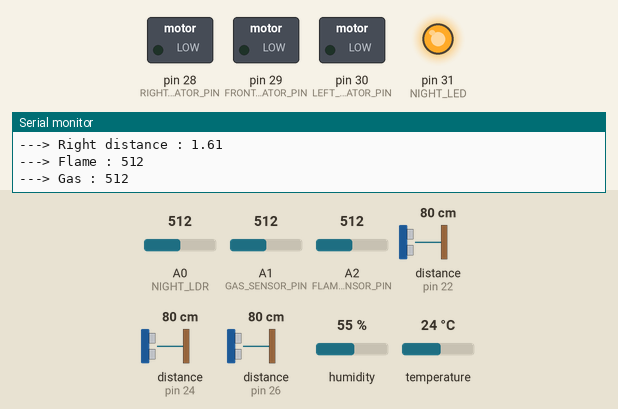
This sketch was run on a simulated Arduino Mega 2560, built with avr-gcc and run on an emulated ATmega2560. Shown: switched loads named in the sketch (green lamp = pin HIGH), output pins drawn as LEDs (lit = HIGH), the last lines printed to the serial monitor. Wiring (inferred from the names in the program): 3 × ultrasonic range finder: trigger pin 23, echo pin 22 / trigger pin 25, echo pin 24 / trigger pin 27, echo pin 26. Dashed ring = blinking. Inputs (shaded band) come from the test bench; at power-on: distance to the obstacle (sensors on pin 22, pin 24, pin 26) 80 cm, A0 (NIGHT_LDR) = 512, A1 (GAS_SENSOR_PIN) = 512, A2 (FLAME_SENSOR_PIN) = 512, humidity 55 %, temperature 24 °C. The echo pulse lasts 58.3 µs per cm; pins used as bus, display or sensor lines are not drawn.

Above: at 1.3 s.
1.4 s: distance to the obstacle (sensor on pin 22) set to 55 cm
6.1 s: distance to the obstacle (sensor on pin 22) set to 46 cm
At 8.0 s:
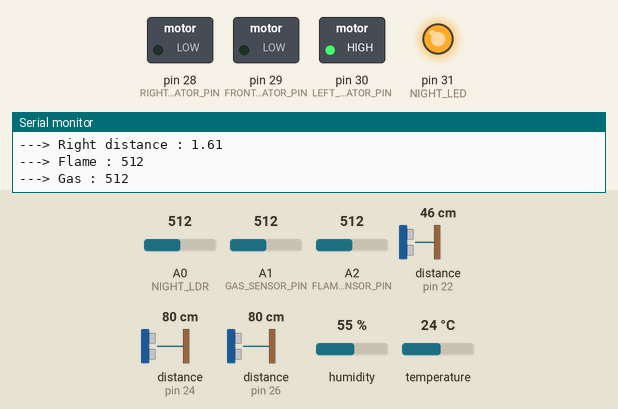
9.2 s: distance to the obstacle (sensor on pin 24) set to 54 cm
12.3 s: distance to the obstacle (sensor on pin 24) set to 44 cm
At 15.0 s:
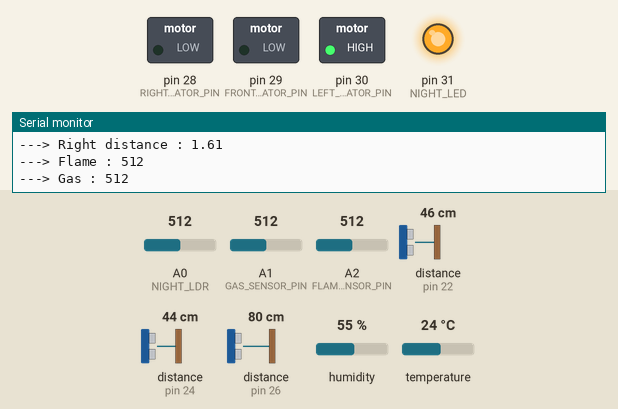
18.8 s: distance to the obstacle (sensor on pin 26) set to 55 cm
22.3 s: distance to the obstacle (sensor on pin 26) set to 46 cm
At 24.1 s:
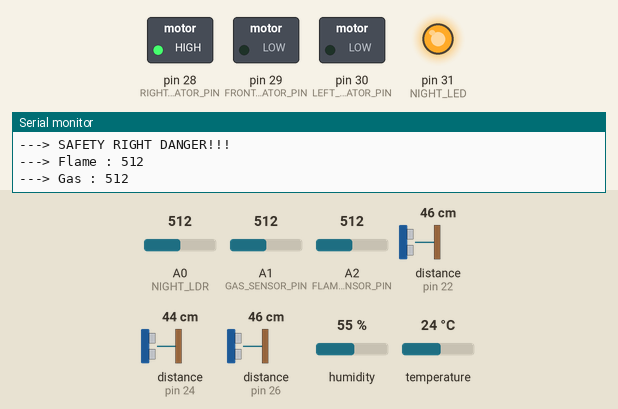
Timing chart, 0 to 29.8 s (numbered marks = the images above; inputs shaded):
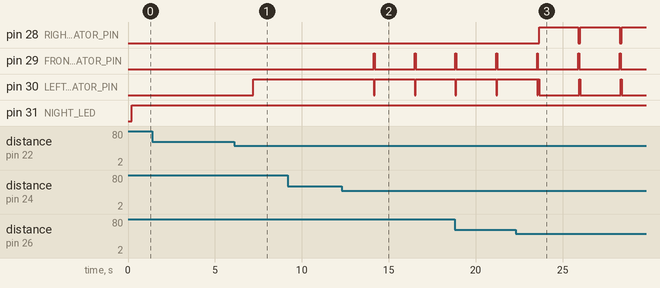

Measured:
- the behaviour switches between 50 and 49 cm on distance to the obstacle (sensor on pin 22) (found by bisection; images 0 and 1)
- the behaviour switches between 50 and 49 cm on distance to the obstacle (sensor on pin 24) (found by bisection; images 1 and 2)
- the behaviour switches between 50 and 49 cm on distance to the obstacle (sensor on pin 26) (found by bisection; images 2 and 3)
- after the input at 6.1 s, pin 30 (LEFT_VIBRATOR_PIN): LOW → HIGH after 1.1 s
- after the input at 12.3 s, pin 29 (FRONT_VIBRATOR_PIN): alternates HIGH for 0.06 s and LOW for 2.3 s, starting after 1.8 s; pin 30 (LEFT_VIBRATOR_PIN): alternates HIGH for 2.3 s and LOW for 0.06 s, starting after 1.8 s
- after the input at 22.3 s, pin 28 (RIGHT_VIBRATOR_PIN): alternates HIGH for 2.3 s and LOW for 0.12 s, starting after 1.3 s

The sketch:

ctronic-travelling-aid-for-the-visually-impaired-shoe-sectio.ino
```cpp
#include <Adafruit_Sensor.h>
#include <DHT.h>
#include <DHT_U.h>

#define NIGHT_LED 31
#define NIGHT_LDR A0
#define LIGHT_THRESHOLD 300

#define FRONT_TRIG_PIN 25
#define FRONT_ECHO_PIN 24
#define LEFT_TRIG_PIN 23
#define LEFT_ECHO_PIN 22
#define RIGHT_TRIG_PIN 27
#define RIGHT_ECHO_PIN 26
#define LEFT_VIBRATOR_PIN 30
#define RIGHT_VIBRATOR_PIN 28
#define FRONT_VIBRATOR_PIN 29
#define SAFETY_DISTANCE 1.0

#define DHT11_PIN 32
#define DHT_TYPE DHT11

#define FLAME_SENSOR_PIN A2
#define FLAME_THRESHOLD 42

#define GAS_SENSOR_PIN A1
#define GASSES_THRESHOLD 300


DHT_Unified dht(DHT11_PIN, DHT_TYPE);

float temperature;
float humidity;
uint32_t delayMS;

void setup() {
  Serial.begin(9600);
  Serial.println("*********************** Setting Up System ******************************");

  setupPins();
  setupDht11();

  Serial.println("----------------------- Setting up done --------------------------------");
}

void loop() {

  Serial.println("*********************** Loop Start *************************************");

  boolean lightOut = checkLightIntensity();
  turnOnNightLight(lightOut);

  temperature = readDHT11Temprature(dht);
  humidity = readDHT11Humidity(dht);

  float frontDistance = measureFrontDistance();
  if (frontDistance < SAFETY_DISTANCE) {
    Serial.println("---> SAFETY FRONT DANGER!!!");
    vibrateFront();
    turnOffLeftVibrator();
    turnOffRightVibrator();
  } else {
    turnOffFrontVibrator();
  }

  float leftDistance = measureLeftDistance();
  if (leftDistance < SAFETY_DISTANCE) {
    Serial.println("---> SAFETY LEFT DANGER!!!");
    vibrateLeft();
    turnOffFrontVibrator();
    turnOffRightVibrator();
  } else {
    turnOffLeftVibrator();
  }

  float rightDistance = measureRightDistance();
  if (rightDistance < SAFETY_DISTANCE) {
    Serial.println("---> SAFETY RIGHT DANGER!!!");
    vibrateRight();
    turnOffLeftVibrator();
    turnOffFrontVibrator();
  } else {
    turnOffRightVibrator();
  }

  int flameValue = measureFlame();
  boolean flameDetected = flameValue < FLAME_THRESHOLD;
  if(flameDetected){
    Serial.println("---> Flame Detected");
  }

  int gasValue = measureGasses();
  boolean gassesDetected = gasValue > GASSES_THRESHOLD;
  if(flameDetected){
    Serial.println("---> Harmful gas Detected");
  }

  delay(2000);

  Serial.println("----------------------- Loop End ---------------------------------------\n\n");
}

void setupDht11() {
  dht.begin();
  sensor_t sensor;
  dht.humidity().getSensor(&sensor);
  delayMS = sensor.min_delay / 1000;
}

void setupPins() {
  Serial.println("---> Setting up Pins");
  pinMode(NIGHT_LED, OUTPUT);
  pinMode(FRONT_TRIG_PIN, OUTPUT);
  pinMode(FRONT_ECHO_PIN, INPUT);
  pinMode(LEFT_TRIG_PIN, OUTPUT);
  pinMode(LEFT_ECHO_PIN, INPUT);
  pinMode(RIGHT_TRIG_PIN, OUTPUT);
  pinMode(RIGHT_ECHO_PIN, INPUT);
  pinMode(LEFT_VIBRATOR_PIN, OUTPUT);
  pinMode(RIGHT_VIBRATOR_PIN, OUTPUT);
  pinMode(FRONT_VIBRATOR_PIN, OUTPUT);
}

boolean checkLightIntensity() {
  int lightReadValue = analogRead(NIGHT_LDR);
  Serial.print("---> LDR readValue : ");
  Serial.println(lightReadValue);
  return lightReadValue > LIGHT_THRESHOLD;
}

void turnOnNightLight(boolean lightOut) {
  digitalWrite(NIGHT_LED, lightOut);
}

float readDHT11Humidity(DHT_Unified dht) {

  sensors_event_t event;
  dht.humidity().getEvent(&event);
  if (isnan(event.relative_humidity)) {
    return 0;
  }
  float humid =  event.relative_humidity;
  Serial.print("---> Humidity : ");
  Serial.println(humid);
  return humid;

}

float readDHT11Temprature(DHT_Unified dht) {

  sensors_event_t event;
  dht.temperature().getEvent(&event);
  if (isnan(event.temperature)) {
    return 0;
  }
  float temp = event.temperature;
  Serial.print("---> Temperature : ");
  Serial.println(temp);
  return temp;

}

double calculate(uint32_t duration) {
  double soundSpeed = 331.4 + (0.606 * temperature);// + (0.0124 * humidity);
  double distance = (soundSpeed * duration) / 1000000;
  return distance;
}

double measureFrontDistance() {
  digitalWrite(FRONT_TRIG_PIN, LOW);
  delayMicroseconds(2);
  digitalWrite(FRONT_TRIG_PIN, HIGH);
  delayMicroseconds(10);
  digitalWrite(FRONT_TRIG_PIN, LOW);
  int duration = pulseIn(FRONT_ECHO_PIN, HIGH);
  double distance = calculate(duration);
  Serial.print("---> Front distance : ");
  Serial.println(distance);
  return distance;
}

double measureRightDistance() {
  digitalWrite(RIGHT_TRIG_PIN, LOW);
  delayMicroseconds(2);
  digitalWrite(RIGHT_TRIG_PIN, HIGH);
  delayMicroseconds(10);
  digitalWrite(RIGHT_TRIG_PIN, LOW);
  int duration = pulseIn(RIGHT_ECHO_PIN, HIGH);
  double distance = calculate(duration);
  Serial.print("---> Right distance : ");
  Serial.println(distance);
  return distance;
}

double measureLeftDistance() {
  digitalWrite(LEFT_TRIG_PIN, LOW);
  delayMicroseconds(2);
  digitalWrite(LEFT_TRIG_PIN, HIGH);
  delayMicroseconds(10);
  digitalWrite(LEFT_TRIG_PIN, LOW);
  int duration = pulseIn(LEFT_ECHO_PIN, HIGH);
  double distance = calculate(duration);
  Serial.print("---> Left distance : ");
  Serial.println(distance);
  return distance;
}

void vibrateFront() {
  digitalWrite(FRONT_VIBRATOR_PIN, HIGH);
}

void turnOffFrontVibrator() {
  digitalWrite(FRONT_VIBRATOR_PIN, LOW);
}

void vibrateRight() {
  digitalWrite(RIGHT_VIBRATOR_PIN, HIGH);
}

void turnOffRightVibrator() {
  digitalWrite(RIGHT_VIBRATOR_PIN, LOW);
}

void vibrateLeft() {
  digitalWrite(LEFT_VIBRATOR_PIN, HIGH);
}

void turnOffLeftVibrator() {
  digitalWrite(LEFT_VIBRATOR_PIN, LOW);
}

int measureFlame(){
  int flameValue = analogRead(FLAME_SENSOR_PIN);
  Serial.print("---> Flame : ");
  Serial.println(flameValue);
  return flameValue;
}

int measureGasses(){
  int gasValue = analogRead(GAS_SENSOR_PIN);
  Serial.print("---> Gas : ");
  Serial.println(gasValue);
  return gasValue;
}
```
